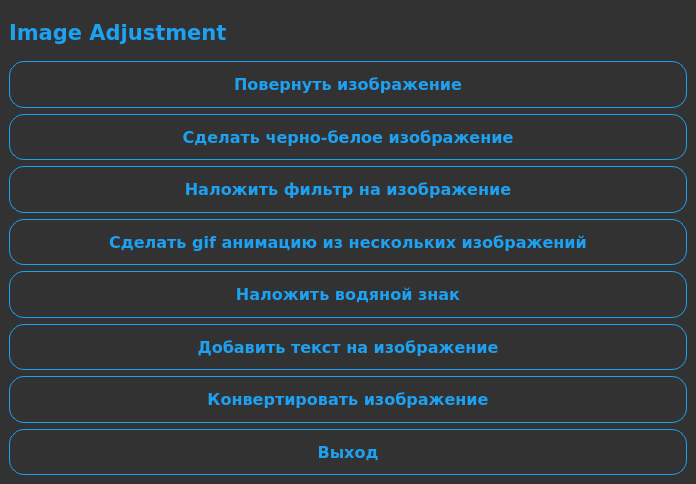
<?xml version="1.0" encoding="UTF-8"?>
<ui version="4.0">
 <class>MainWindow</class>
 <widget class="QMainWindow" name="MainWindow">
  <property name="geometry">
   <rect>
    <x>0</x>
    <y>0</y>
    <width>696</width>
    <height>484</height>
   </rect>
  </property>
  <property name="windowTitle">
   <string>Main Window</string>
  </property>
  <property name="styleSheet">
   <string notr="true">QWidget
{
    color: #b1b1b1;
    background-color: #323232;
    selection-background-color:#323232;
    selection-color: black;
    background-clip: border;
    border-image: none;
    border: 0px transparent black;
    outline: 0;
}

QWidget:item:hover
{
    background-color: #D1DBCB;
    color: black;
}

QWidget:item:selected
{
    background-color: #D1DBCB;
    border: 0px
}</string>
  </property>
  <widget class="QWidget" name="centralwidget">
   <layout class="QVBoxLayout" name="verticalLayout">
    <item>
     <widget class="QLabel" name="main_label">
      <property name="sizePolicy">
       <sizepolicy hsizetype="Minimum" vsizetype="Minimum">
        <horstretch>0</horstretch>
        <verstretch>0</verstretch>
       </sizepolicy>
      </property>
      <property name="font">
       <font>
        <family>Verdana</family>
        <pointsize>16</pointsize>
        <weight>75</weight>
        <bold>true</bold>
       </font>
      </property>
      <property name="styleSheet">
       <string notr="true">QLabel{
font-weight: bold;

border-radius: 15px;
color: #1DA1F2;
}</string>
      </property>
      <property name="text">
       <string>Image Adjustment</string>
      </property>
     </widget>
    </item>
    <item>
     <widget class="QPushButton" name="rotate_image_button">
      <property name="sizePolicy">
       <sizepolicy hsizetype="Minimum" vsizetype="Minimum">
        <horstretch>0</horstretch>
        <verstretch>0</verstretch>
       </sizepolicy>
      </property>
      <property name="font">
       <font>
        <family>Verdana</family>
        <pointsize>12</pointsize>
        <weight>75</weight>
        <bold>true</bold>
        <underline>false</underline>
        <strikeout>false</strikeout>
       </font>
      </property>
      <property name="toolTip">
       <string>&lt;html&gt;&lt;head/&gt;&lt;body&gt;&lt;p&gt;&lt;span style=&quot; font-size:10pt;&quot;&gt;Нажмите на кнопку, чтобы перейти к окну поворота изображения&lt;/span&gt;&lt;/p&gt;&lt;/body&gt;&lt;/html&gt;</string>
      </property>
      <property name="autoFillBackground">
       <bool>false</bool>
      </property>
      <property name="styleSheet">
       <string notr="true">QPushButton{
font-weight: bold;
border: 1px solid #1DA1F2;
border-radius: 15px;
color: #1DA1F2;

}
QPushButton:hover{
font-weight: bold;
border: 1px solid #1DA1F2;
border-radius: 15px;
color: #1DA1F2;
background-color: #fff;
}
QPushButton:pressed{
font-weight: bold;
border: 1px solid #1DA1F2;
border-radius: 15px;
color: #1DA1F2;
background-color: #cccccc;
}

 QToolTip {
     border: 2px solid darkkhaki;
     padding: 5px;
     border-radius: 3px;
     opacity: 200;
 }</string>
      </property>
      <property name="text">
       <string>Повернуть изображение</string>
      </property>
     </widget>
    </item>
    <item>
     <widget class="QPushButton" name="black_and_white_button">
      <property name="sizePolicy">
       <sizepolicy hsizetype="Minimum" vsizetype="Minimum">
        <horstretch>0</horstretch>
        <verstretch>0</verstretch>
       </sizepolicy>
      </property>
      <property name="font">
       <font>
        <family>Verdana</family>
        <pointsize>12</pointsize>
        <weight>75</weight>
        <bold>true</bold>
       </font>
      </property>
      <property name="toolTip">
       <string>&lt;html&gt;&lt;head/&gt;&lt;body&gt;&lt;p&gt;&lt;span style=&quot; font-size:10pt;&quot;&gt;Нажмите на кнопку, чтобы перейти к окну превращение изображения в чёрно-белый стиль&lt;/span&gt;&lt;/p&gt;&lt;/body&gt;&lt;/html&gt;</string>
      </property>
      <property name="styleSheet">
       <string notr="true">QPushButton{
font-weight: bold;
border: 1px solid #1DA1F2;
border-radius: 15px;
color: #1DA1F2;

}
QPushButton:hover{
font-weight: bold;
border: 1px solid #1DA1F2;
border-radius: 15px;
color: #1DA1F2;
background-color: #fff;
}
QPushButton:pressed{
font-weight: bold;
border: 1px solid #1DA1F2;
border-radius: 15px;
color: #1DA1F2;
background-color: #cccccc;
}

 QToolTip {
     border: 2px solid darkkhaki;
     padding: 5px;
     border-radius: 3px;
     opacity: 200;
 }</string>
      </property>
      <property name="text">
       <string>Сделать черно-белое изображение</string>
      </property>
     </widget>
    </item>
    <item>
     <widget class="QPushButton" name="add_filter_button">
      <property name="sizePolicy">
       <sizepolicy hsizetype="Minimum" vsizetype="Minimum">
        <horstretch>0</horstretch>
        <verstretch>0</verstretch>
       </sizepolicy>
      </property>
      <property name="font">
       <font>
        <family>Verdana</family>
        <pointsize>12</pointsize>
        <weight>75</weight>
        <bold>true</bold>
       </font>
      </property>
      <property name="toolTip">
       <string>&lt;html&gt;&lt;head/&gt;&lt;body&gt;&lt;p&gt;&lt;span style=&quot; font-size:10pt;&quot;&gt;Нажмите на кнопку, чтобы перейти к окну с наложением фильтра на изображение&lt;/span&gt;&lt;/p&gt;&lt;/body&gt;&lt;/html&gt;</string>
      </property>
      <property name="styleSheet">
       <string notr="true">QPushButton{
font-weight: bold;
border: 1px solid #1DA1F2;
border-radius: 15px;
color: #1DA1F2;

}
QPushButton:hover{
font-weight: bold;
border: 1px solid #1DA1F2;
border-radius: 15px;
color: #1DA1F2;
background-color: #fff;
}
QPushButton:pressed{
font-weight: bold;
border: 1px solid #1DA1F2;
border-radius: 15px;
color: #1DA1F2;
background-color: #cccccc;
}

 QToolTip {
     border: 2px solid darkkhaki;
     padding: 5px;
     border-radius: 3px;
     opacity: 200;
 }</string>
      </property>
      <property name="text">
       <string>Наложить фильтр на изображение</string>
      </property>
     </widget>
    </item>
    <item>
     <widget class="QPushButton" name="gif_button">
      <property name="sizePolicy">
       <sizepolicy hsizetype="Minimum" vsizetype="Minimum">
        <horstretch>0</horstretch>
        <verstretch>0</verstretch>
       </sizepolicy>
      </property>
      <property name="font">
       <font>
        <family>Verdana</family>
        <pointsize>12</pointsize>
        <weight>75</weight>
        <bold>true</bold>
       </font>
      </property>
      <property name="toolTip">
       <string>&lt;html&gt;&lt;head/&gt;&lt;body&gt;&lt;p&gt;&lt;span style=&quot; font-size:10pt;&quot;&gt;Нажмите на кнопку, чтобы перейти к окну с созданием gif анимации из нескольких фотографий&lt;/span&gt;&lt;/p&gt;&lt;/body&gt;&lt;/html&gt;</string>
      </property>
      <property name="styleSheet">
       <string notr="true">QPushButton{
font-weight: bold;
border: 1px solid #1DA1F2;
border-radius: 15px;
color: #1DA1F2;

}
QPushButton:hover{
font-weight: bold;
border: 1px solid #1DA1F2;
border-radius: 15px;
color: #1DA1F2;
background-color: #fff;
}
QPushButton:pressed{
font-weight: bold;
border: 1px solid #1DA1F2;
border-radius: 15px;
color: #1DA1F2;
background-color: #cccccc;
}

 QToolTip {
     border: 2px solid darkkhaki;
     padding: 5px;
     border-radius: 3px;
     opacity: 200;
 }</string>
      </property>
      <property name="text">
       <string>Сделать gif анимацию из нескольких изображений</string>
      </property>
     </widget>
    </item>
    <item>
     <widget class="QPushButton" name="watermark_button">
      <property name="sizePolicy">
       <sizepolicy hsizetype="Minimum" vsizetype="Minimum">
        <horstretch>0</horstretch>
        <verstretch>0</verstretch>
       </sizepolicy>
      </property>
      <property name="font">
       <font>
        <family>Verdana</family>
        <pointsize>12</pointsize>
        <weight>75</weight>
        <bold>true</bold>
       </font>
      </property>
      <property name="toolTip">
       <string>&lt;html&gt;&lt;head/&gt;&lt;body&gt;&lt;p&gt;&lt;span style=&quot; font-size:10pt;&quot;&gt;Нажмите на кнопку, чтобы перейти к окну с наложением водяного знака на изображение&lt;/span&gt;&lt;/p&gt;&lt;/body&gt;&lt;/html&gt;</string>
      </property>
      <property name="styleSheet">
       <string notr="true">QPushButton{
font-weight: bold;
border: 1px solid #1DA1F2;
border-radius: 15px;
color: #1DA1F2;

}
QPushButton:hover{
font-weight: bold;
border: 1px solid #1DA1F2;
border-radius: 15px;
color: #1DA1F2;
background-color: #fff;
}
QPushButton:pressed{
font-weight: bold;
border: 1px solid #1DA1F2;
border-radius: 15px;
color: #1DA1F2;
background-color: #cccccc;
}

 QToolTip {
     border: 2px solid darkkhaki;
     padding: 5px;
     border-radius: 3px;
     opacity: 200;
 }</string>
      </property>
      <property name="text">
       <string>Наложить водяной знак</string>
      </property>
     </widget>
    </item>
    <item>
     <widget class="QPushButton" name="add_text_button">
      <property name="sizePolicy">
       <sizepolicy hsizetype="Minimum" vsizetype="Minimum">
        <horstretch>0</horstretch>
        <verstretch>0</verstretch>
       </sizepolicy>
      </property>
      <property name="font">
       <font>
        <family>Verdana</family>
        <pointsize>12</pointsize>
        <weight>75</weight>
        <bold>true</bold>
       </font>
      </property>
      <property name="toolTip">
       <string>&lt;html&gt;&lt;head/&gt;&lt;body&gt;&lt;p&gt;&lt;span style=&quot; font-size:10pt;&quot;&gt;Нажмите на кнопку, чтобы перейти к окну с добавлением текста на изображение&lt;/span&gt;&lt;/p&gt;&lt;/body&gt;&lt;/html&gt;</string>
      </property>
      <property name="styleSheet">
       <string notr="true">QPushButton{
font-weight: bold;
border: 1px solid #1DA1F2;
border-radius: 15px;
color: #1DA1F2;

}
QPushButton:hover{
font-weight: bold;
border: 1px solid #1DA1F2;
border-radius: 15px;
color: #1DA1F2;
background-color: #fff;
}
QPushButton:pressed{
font-weight: bold;
border: 1px solid #1DA1F2;
border-radius: 15px;
color: #1DA1F2;
background-color: #cccccc;
}

 QToolTip {
     border: 2px solid darkkhaki;
     padding: 5px;
     border-radius: 3px;
     opacity: 200;
 }</string>
      </property>
      <property name="text">
       <string>Добавить текст на изображение</string>
      </property>
     </widget>
    </item>
    <item>
     <widget class="QPushButton" name="convert_button">
      <property name="sizePolicy">
       <sizepolicy hsizetype="Minimum" vsizetype="Minimum">
        <horstretch>0</horstretch>
        <verstretch>0</verstretch>
       </sizepolicy>
      </property>
      <property name="font">
       <font>
        <family>Verdana</family>
        <pointsize>12</pointsize>
        <weight>75</weight>
        <bold>true</bold>
       </font>
      </property>
      <property name="toolTip">
       <string>&lt;html&gt;&lt;head/&gt;&lt;body&gt;&lt;p&gt;&lt;span style=&quot; font-size:10pt;&quot;&gt;Нажмите на кнопку, чтобы перейти к окну с изменение формата изображения&lt;/span&gt;&lt;/p&gt;&lt;/body&gt;&lt;/html&gt;</string>
      </property>
      <property name="styleSheet">
       <string notr="true">QPushButton{
font-weight: bold;
border: 1px solid #1DA1F2;
border-radius: 15px;
color: #1DA1F2;

}
QPushButton:hover{
font-weight: bold;
border: 1px solid #1DA1F2;
border-radius: 15px;
color: #1DA1F2;
background-color: #fff;
}
QPushButton:pressed{
font-weight: bold;
border: 1px solid #1DA1F2;
border-radius: 15px;
color: #1DA1F2;
background-color: #cccccc;
}

 QToolTip {
     border: 2px solid darkkhaki;
     padding: 5px;
     border-radius: 3px;
     opacity: 200;
 }</string>
      </property>
      <property name="text">
       <string>Конвертировать изображение</string>
      </property>
     </widget>
    </item>
    <item>
     <widget class="QPushButton" name="exit_button">
      <property name="sizePolicy">
       <sizepolicy hsizetype="Minimum" vsizetype="Minimum">
        <horstretch>0</horstretch>
        <verstretch>0</verstretch>
       </sizepolicy>
      </property>
      <property name="font">
       <font>
        <family>Verdana</family>
        <pointsize>12</pointsize>
        <weight>75</weight>
        <bold>true</bold>
       </font>
      </property>
      <property name="toolTip">
       <string>&lt;html&gt;&lt;head/&gt;&lt;body&gt;&lt;p&gt;&lt;span style=&quot; font-size:10pt;&quot;&gt;Нажмите на кнопку, чтобы выйти из приложения&lt;/span&gt;&lt;/p&gt;&lt;/body&gt;&lt;/html&gt;</string>
      </property>
      <property name="styleSheet">
       <string notr="true">QPushButton{
font-weight: bold;
border: 1px solid #1DA1F2;
border-radius: 15px;
color: #1DA1F2;

}
QPushButton:hover{
font-weight: bold;
border: 1px solid #1DA1F2;
border-radius: 15px;
color: #1DA1F2;
background-color: #fff;
}
QPushButton:pressed{
font-weight: bold;
border: 1px solid #1DA1F2;
border-radius: 15px;
color: #1DA1F2;
background-color: #cccccc;
}

 QToolTip {
     border: 2px solid darkkhaki;
     padding: 5px;
     border-radius: 3px;
     opacity: 200;
 }</string>
      </property>
      <property name="text">
       <string>Выход</string>
      </property>
     </widget>
    </item>
   </layout>
  </widget>
 </widget>
 <resources/>
 <connections/>
</ui>
